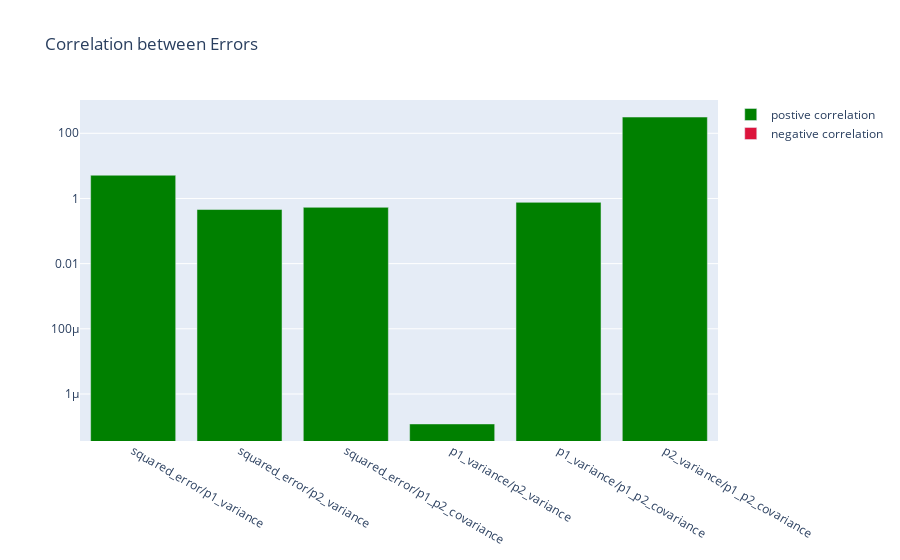

Notebook code cell kept with this figure:
### Code cell
# kinetics_df[kinetics_df["squared_error"]>0.01] 29/317 entries
# calculating covariance between errors to use only the reasonable ones

# permutate all combinations of the errors
errorcombs = [[],[],[]]
for err1, err2 in itertools.combinations(["squared_error", "p1_variance", "p2_variance", "p1_p2_covariance"], 2):
    # print(f"The covariance between {err1} and {err2} is {np.cov(kinetics_df[err1], kinetics_df[err2])}")
    # print(f"The correlation between {err1} and {err2} is {np.correlate(kinetics_df[err1], kinetics_df[err2])}")
    # print("\n")
    errorcombs[0].append(f"{err1}/{err2}")
    errorcombs[1].append(np.cov(kinetics_df[err1], kinetics_df[err2]))
    errorcombs[2].append(*np.correlate(kinetics_df[err1], kinetics_df[err2]))
errorcombs_dc = {"name": errorcombs[0], "covariance":errorcombs[1], "correlation":errorcombs[2]}
errorcombs_df = pd.DataFrame(data=errorcombs_dc)
errorcombs_df["i_correlation"] = errorcombs_df["correlation"] * (-1)

# plot barplot per pair of errors with superimposed correlation
err_fig = px.bar(title="Correlation between Errors", labels={"correlation":"correlation"}, log_y=True)
err_fig.add_bar(x=errorcombs_df["name"], y=errorcombs_df["correlation"], name="postive correlation", marker_color="green")
err_fig.add_bar(x=errorcombs_df["name"], y=errorcombs_df["i_correlation"], name="negative correlation", marker_color="crimson")
err_fig.show()

### Figure 1 — Plotly figure (JSON) as saved in the notebook; plotly's stock layout.template omitted (floating-point values rounded to 4 significant figures)
{"data": [{"alignmentgroup": "True", "hovertemplate": "<extra></extra>", "legendgroup": "", "marker": {"color": "#636efa", "pattern": {"shape": ""}}, "name": "", "offsetgroup": "", "orientation": "v", "showlegend": false, "textposition": "auto", "xaxis": "x", "yaxis": "y", "type": "bar"}, {"marker": {"color": "green"}, "name": "postive correlation", "x": ["squared_error/p1_variance", "squared_error/p2_variance", "squared_error/p1_p2_covariance", "p1_variance/p2_variance", "p1_variance/p1_p2_covariance", "p2_variance/p1_p2_covariance"], "y": [5.166, 0.4576, 0.5347, 1.202e-07, 0.7584, 315.0], "type": "bar"}, {"marker": {"color": "crimson"}, "name": "negative correlation", "x": ["squared_error/p1_variance", "squared_error/p2_variance", "squared_error/p1_p2_covariance", "p1_variance/p2_variance", "p1_variance/p1_p2_covariance", "p2_variance/p1_p2_covariance"], "y": [-5.166, -0.4576, -0.5347, -1.202e-07, -0.7584, -315.0], "type": "bar"}], "layout": {"xaxis": {"anchor": "y", "domain": [0.0, 1.0]}, "yaxis": {"anchor": "x", "domain": [0.0, 1.0], "type": "log"}, "legend": {"tracegroupgap": 0}, "title": {"text": "Correlation between Errors"}, "barmode": "relative"}}
